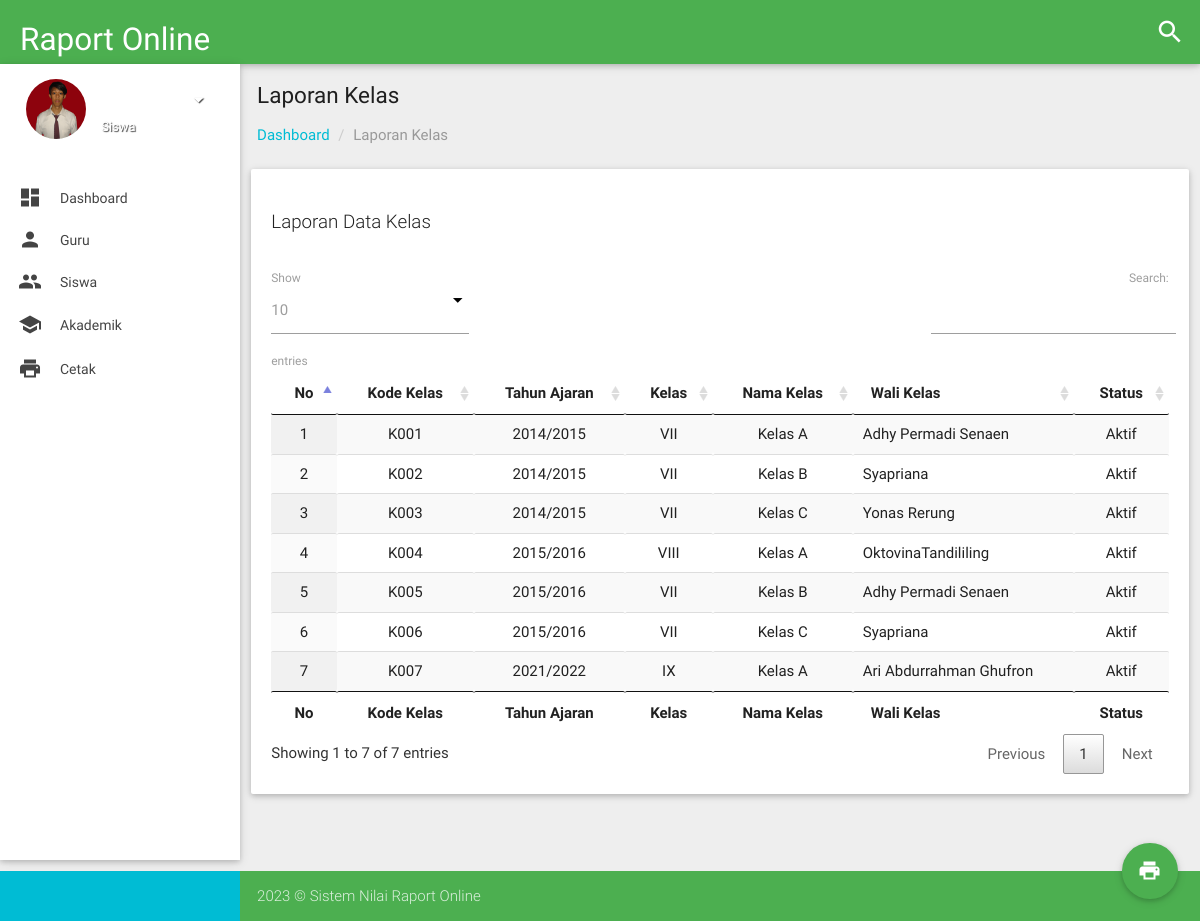
The page /admin/index.php?menu=laporankelas (signed in) on the database its author committed.
### tables this page shows
CREATE TABLE `kelas` (
  `kode_kelas` char(4) NOT NULL,
  `tahun_ajar` varchar(9) NOT NULL,
  `kelas` char(5) NOT NULL,
  `nama_kelas` varchar(20) NOT NULL,
  `kode_guru` char(5) NOT NULL,
  `status` enum('Aktif','Tidak') NOT NULL
);

CREATE TABLE `guru` (
  `kode_guru` char(5) NOT NULL,
  `nip` varchar(18) NOT NULL,
  `username` varchar(50) NOT NULL,
  `password` varchar(50) NOT NULL,
  `nama_guru` varchar(50) NOT NULL,
  `alamat` varchar(120) NOT NULL,
  `status` enum('Aktif','Tidak') NOT NULL,
  `jenis_kelamin` varchar(10) NOT NULL,
  `foto` longtext NOT NULL,
  `telp` varchar(12) NOT NULL
);

### admin/menu/laporankelas.php (the view)
<div id="table-datatables">
  <div class="row">
    <div class="col s12 m12 l12">
      <div class="card-panel">
        <p class="caption">Laporan Data Kelas</p>
        <table id="data-table-simple" class="responsive-table display " cellspacing="0">
          <thead>
            <tr>
              <th>
                <center>No</center>
              </th>
              <th>
                <center>Kode Kelas</center>
              </th>
              <th>
                <center>Tahun Ajaran</center>
              </th>
              <th>
                <center>Kelas</center>
              </th>
              <th>
                <center>Nama Kelas</center>
              </th>
              <th>Wali Kelas</th>
              <th>
                <center>Status</center>
              </th>
            </tr>
          </thead>
          <tfoot>
            <tr>
              <th>
                <center>No</center>
              </th>
              <th>
                <center>Kode Kelas</center>
              </th>
              <th>
                <center>Tahun Ajaran</center>
              </th>
              <th>
                <center>Kelas</center>
              </th>
              <th>
                <center>Nama Kelas</center>
              </th>
              <th>Wali Kelas</th>
              <th>
                <center>Status</center>
              </th>
            </tr>
          </tfoot>
          <tbody>
            <?php
             $no = 1;
             $query = mysqli_query($connect, "SELECT kelas.*, guru.nama_guru FROM kelas, guru WHERE kelas.kode_guru=guru.kode_guru");
             while ($data = mysqli_fetch_array($query)) {
             ?>
              <tr>
                <td>
                  <center><?php echo $no++; ?></center>
                </td>
                <td>
                  <center><?php echo "$data[kode_kelas]"; ?></center>
                </td>
                <td>
                  <center><?php echo "$data[tahun_ajar]"; ?></center>
                </td>
                <td>
                  <center><?php echo "$data[kelas]"; ?></center>
                </td>
                <td>
                  <center><?php echo "$data[nama_kelas]"; ?></center>
                </td>
                <td><?php echo "$data[nama_guru]"; ?></center>
                </td>
                <td>
                  <center><?php echo "$data[status]"; ?></center>
                </td>
              </tr>
            <?php
             }
             ?>
          </tbody>
        </table>
      </div>
    </div>
  </div>
</div>
<br>
<div class="fixed-action-btn">
  <a href="laporan/kelas_pdf.php" class="btn-floating btn-large waves-effect waves-light green btn tooltipped" data-position="top" data-delay="50" data-tooltip="Cetak">
    <i class="mdi-maps-local-print-shop"></i>
  </a>
</div>

### css/style.css (style rules this page uses)
body { background-color: #eee; }
.caption { font-size: 1.25rem; font-weight: 300; margin-bottom: 30px; }
#flotchart td, th { padding: 5px; }

### rows shown on the page
kelas: kode_kelas "K001", tahun_ajar "2014/2015", kelas "VII", nama_kelas "Kelas A", kode_guru.nama_guru "Adhy Permadi Senaen", status "Aktif"
kelas: kode_kelas "K002", tahun_ajar "2014/2015", kelas "VII", nama_kelas "Kelas B", kode_guru.nama_guru "Syapriana", status "Aktif"
kelas: kode_kelas "K003", tahun_ajar "2014/2015", kelas "VII", nama_kelas "Kelas C", kode_guru.nama_guru "Yonas Rerung", status "Aktif"
kelas: kode_kelas "K004", tahun_ajar "2015/2016", kelas "VIII", nama_kelas "Kelas A", kode_guru.nama_guru "OktovinaTandililing", status "Aktif"
kelas: kode_kelas "K005", tahun_ajar "2015/2016", kelas "VII", nama_kelas "Kelas B", kode_guru.nama_guru "Adhy Permadi Senaen", status "Aktif"
kelas: kode_kelas "K006", tahun_ajar "2015/2016", kelas "VII", nama_kelas "Kelas C", kode_guru.nama_guru "Syapriana", status "Aktif"
kelas: kode_kelas "K007", tahun_ajar "2021/2022", kelas "IX", nama_kelas "Kelas A", kode_guru.nama_guru "Ari Abdurrahman Ghufron", status "Aktif"

### other values the page prints
$_SESSION['hak'] "Siswa"
$judul "Laporan Kelas"
